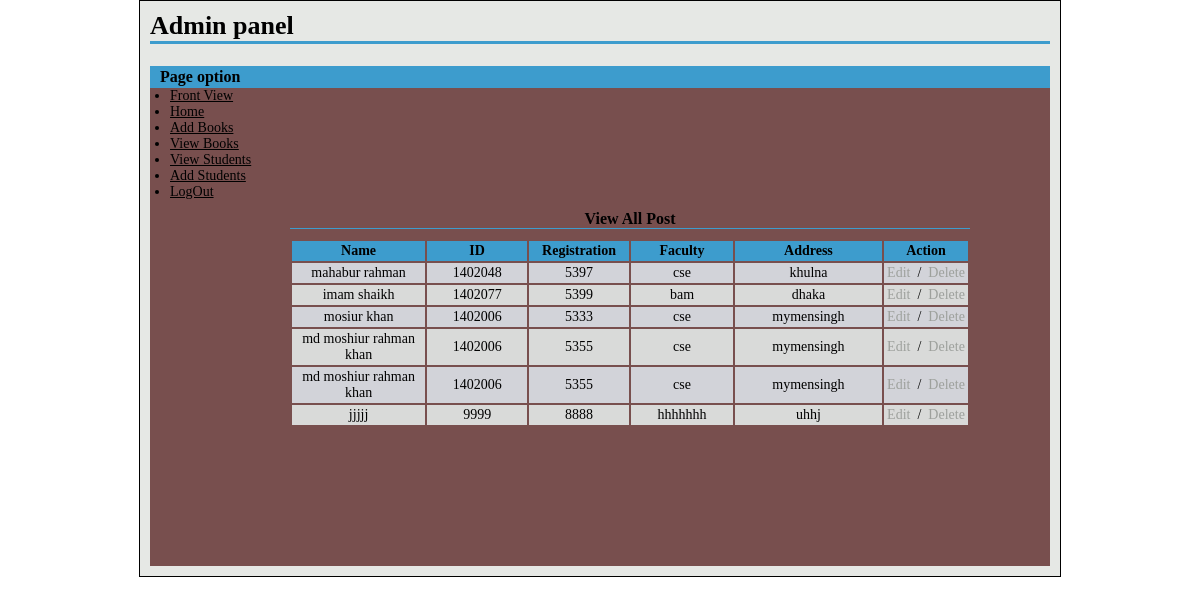
The app's page /management/admin/student.php (signed in) with its own data.
### tables this page shows
CREATE TABLE `student` (
  `serial_id` int(11) NOT NULL,
  `st_name` varchar(50) NOT NULL,
  `st_id` int(11) NOT NULL,
  `st_reg` int(11) NOT NULL,
  `st_fac` varchar(50) NOT NULL,
  `st_add` varchar(50) NOT NULL,
  `username` varchar(50) NOT NULL,
  `password` int(11) NOT NULL
);

### management/admin/student.php (the view, shortened to what this page needs)
<?php
include("../config.php");
?>
<?php include ("header.php"); ?>
<h2 style="text-align: center">View All Post</h2>
<table class="tbl2" width="100%">
    <tr>
        <th width="20%">Name</th>
        <th width="15%">ID</th>
        <th width="15%">Registration</th>
        <th width=15>Faculty</th>
        <th width=15>Address</th>
        <th width="20">Action</th>
    </tr>
    <?php
    $statement = $db->prepare("SELECT * FROM student ORDER BY serial_id ASC");
    $statement->execute();
    $result = $statement->fetchAll(PDO::FETCH_ASSOC);
    foreach ($result as $row) {
        ?>
        <tr>
           <td><?php echo $row['st_name']; ?></td>
            <td><?php echo $row['st_id']; ?></td>
            <td><?php echo $row['st_reg']; ?></td>
            <td><?php echo $row['st_fac']; ?></td>
            <td><?php echo $row['st_add']; ?></td>
            <td>
                <a href="st-edit.php?id=<?php echo $row['serial_id'];?>">Edit</a>
                &nbsp;/&nbsp;
                <a onclick='return confirmDelete();' href="st-delete.php?id=<?php echo $row['serial_id'];?>">Delete</a>
            </td>
        </tr>
    <?php
}
?>
    </table>
 <?php include ("footer.php"); ?>

### management/style-admin.css (style rules this page uses)
* { padding: 0; margin: 0; }
body,input,textArea,select { font-family: 'Times New Roman',arial; font-size: 14px; }
table.tbl2 { margin-top: 10px; }
table.tbl2 tr td { text-align: center; }
table.tbl2 tr:nth-child(2n+1) { background-color: #d9dad9; }
table.tbl2 tr:nth-child(2n) { background-color: #d2d3d9; }
table.tbl2 tr th,table.tbl2 tr td { padding: 2px; }
table.tbl2 tr th { background-color: #3d9ccd; }
table.tbl2 tr td a { color: #9da09c; text-decoration: none; }
#content h2 { font-size: 16px;; color: #000; border-bottom: 1px solid #3d9ccd; margin-top: 10px; }

### records on screen
student: st_name "mahabur rahman", st "1402048", st_reg "5397", st_fac "cse", st_add "khulna"
student: st_name "imam shaikh", st "1402077", st_reg "5399", st_fac "bam", st_add "dhaka"
student: st_name "mosiur khan", st "1402006", st_reg "5333", st_fac "cse", st_add "mymensingh"
student: st_name "md moshiur rahman khan", st "1402006", st_reg "5355", st_fac "cse", st_add "mymensingh"
student: st_name "md moshiur rahman khan", st "1402006", st_reg "5355", st_fac "cse", st_add "mymensingh"
student: st_name "jjjjj", st "9999", st_reg "8888", st_fac "hhhhhhh", st_add "uhhj"
